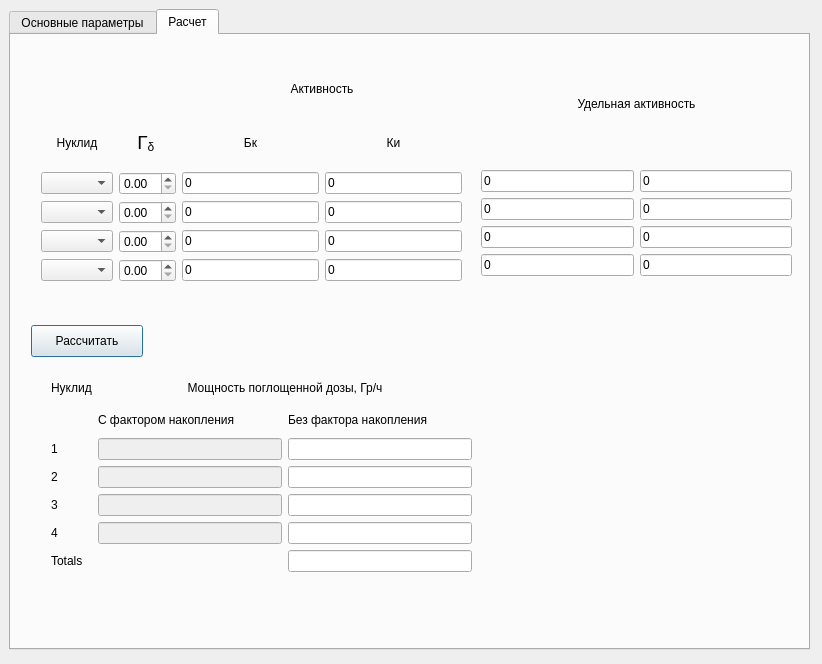
<?xml version="1.0" encoding="UTF-8"?>
<ui version="4.0">
 <class>Dialog</class>
 <widget class="QDialog" name="Dialog">
  <property name="geometry">
   <rect>
    <x>0</x>
    <y>0</y>
    <width>822</width>
    <height>664</height>
   </rect>
  </property>
  <property name="sizePolicy">
   <sizepolicy hsizetype="Preferred" vsizetype="Preferred">
    <horstretch>0</horstretch>
    <verstretch>0</verstretch>
   </sizepolicy>
  </property>
  <property name="windowTitle">
   <string>Dialog</string>
  </property>
  <widget class="QWidget" name="verticalLayoutWidget">
   <property name="geometry">
    <rect>
     <x>9</x>
     <y>9</y>
     <width>801</width>
     <height>641</height>
    </rect>
   </property>
   <layout class="QVBoxLayout" name="verticalLayout">
    <item>
     <widget class="QTabWidget" name="tabWidget">
      <property name="currentIndex">
       <number>1</number>
      </property>
      <widget class="QWidget" name="tab">
       <attribute name="title">
        <string>Основные параметры</string>
       </attribute>
       <widget class="QGroupBox" name="groupBox_geometry">
        <property name="geometry">
         <rect>
          <x>19</x>
          <y>9</y>
          <width>241</width>
          <height>171</height>
         </rect>
        </property>
        <property name="title">
         <string>Геометрия</string>
        </property>
        <widget class="QWidget" name="verticalLayoutWidget_2">
         <property name="geometry">
          <rect>
           <x>9</x>
           <y>19</y>
           <width>231</width>
           <height>151</height>
          </rect>
         </property>
         <layout class="QVBoxLayout" name="verticalLayout_2">
          <item>
           <widget class="QRadioButton" name="rbt_point">
            <property name="text">
             <string>Точечный</string>
            </property>
           </widget>
          </item>
          <item>
           <widget class="QRadioButton" name="rbt_line">
            <property name="text">
             <string>Линейный</string>
            </property>
           </widget>
          </item>
          <item>
           <widget class="QRadioButton" name="rbt_disc">
            <property name="text">
             <string>Диск</string>
            </property>
           </widget>
          </item>
          <item>
           <widget class="QRadioButton" name="rbt_cylinder">
            <property name="text">
             <string>Цилиндр</string>
            </property>
           </widget>
          </item>
         </layout>
        </widget>
       </widget>
       <widget class="QGroupBox" name="groupBox_source_param">
        <property name="geometry">
         <rect>
          <x>20</x>
          <y>200</y>
          <width>241</width>
          <height>211</height>
         </rect>
        </property>
        <property name="title">
         <string>Параметры источника</string>
        </property>
        <widget class="QLabel" name="lbl_length">
         <property name="geometry">
          <rect>
           <x>20</x>
           <y>30</y>
           <width>58</width>
           <height>16</height>
          </rect>
         </property>
         <property name="text">
          <string>Длина</string>
         </property>
        </widget>
        <widget class="QLabel" name="lbl_radius">
         <property name="geometry">
          <rect>
           <x>20</x>
           <y>60</y>
           <width>58</width>
           <height>16</height>
          </rect>
         </property>
         <property name="text">
          <string>Радиус</string>
         </property>
        </widget>
        <widget class="QLabel" name="lbl_hight">
         <property name="geometry">
          <rect>
           <x>20</x>
           <y>90</y>
           <width>58</width>
           <height>16</height>
          </rect>
         </property>
         <property name="text">
          <string>Высота</string>
         </property>
        </widget>
        <widget class="QLabel" name="lbl_source_material">
         <property name="geometry">
          <rect>
           <x>20</x>
           <y>140</y>
           <width>71</width>
           <height>16</height>
          </rect>
         </property>
         <property name="text">
          <string>Материал</string>
         </property>
        </widget>
        <widget class="QLabel" name="lbl_source_density">
         <property name="geometry">
          <rect>
           <x>20</x>
           <y>170</y>
           <width>81</width>
           <height>16</height>
          </rect>
         </property>
         <property name="text">
          <string>Плотность</string>
         </property>
        </widget>
        <widget class="QComboBox" name="cmb_source_material">
         <property name="geometry">
          <rect>
           <x>90</x>
           <y>130</y>
           <width>121</width>
           <height>32</height>
          </rect>
         </property>
         <item>
          <property name="text">
           <string>воздух</string>
          </property>
         </item>
         <item>
          <property name="text">
           <string>железо</string>
          </property>
         </item>
        </widget>
        <widget class="QDoubleSpinBox" name="spinbox_length">
         <property name="enabled">
          <bool>false</bool>
         </property>
         <property name="geometry">
          <rect>
           <x>91</x>
           <y>30</y>
           <width>101</width>
           <height>22</height>
          </rect>
         </property>
         <property name="decimals">
          <number>3</number>
         </property>
         <property name="maximum">
          <double>1000.990000000000009</double>
         </property>
        </widget>
        <widget class="QDoubleSpinBox" name="spinbox_radius">
         <property name="enabled">
          <bool>false</bool>
         </property>
         <property name="geometry">
          <rect>
           <x>90</x>
           <y>60</y>
           <width>101</width>
           <height>22</height>
          </rect>
         </property>
         <property name="decimals">
          <number>3</number>
         </property>
         <property name="maximum">
          <double>1000.990000000000009</double>
         </property>
        </widget>
        <widget class="QDoubleSpinBox" name="spinbox_height">
         <property name="enabled">
          <bool>false</bool>
         </property>
         <property name="geometry">
          <rect>
           <x>90</x>
           <y>90</y>
           <width>101</width>
           <height>22</height>
          </rect>
         </property>
         <property name="decimals">
          <number>3</number>
         </property>
         <property name="maximum">
          <double>1000.990000000000009</double>
         </property>
        </widget>
        <widget class="QDoubleSpinBox" name="doubleSpinBox_18">
         <property name="enabled">
          <bool>false</bool>
         </property>
         <property name="geometry">
          <rect>
           <x>100</x>
           <y>170</y>
           <width>61</width>
           <height>22</height>
          </rect>
         </property>
         <property name="readOnly">
          <bool>false</bool>
         </property>
        </widget>
        <widget class="QLabel" name="label_11">
         <property name="geometry">
          <rect>
           <x>170</x>
           <y>170</y>
           <width>41</width>
           <height>16</height>
          </rect>
         </property>
         <property name="text">
          <string>&lt;html&gt;&lt;head/&gt;&lt;body&gt;&lt;p&gt;г/см&lt;span style=&quot; vertical-align:super;&quot;&gt;3&lt;/span&gt;&lt;/p&gt;&lt;/body&gt;&lt;/html&gt;</string>
         </property>
        </widget>
        <widget class="QLabel" name="label_13">
         <property name="geometry">
          <rect>
           <x>200</x>
           <y>30</y>
           <width>31</width>
           <height>16</height>
          </rect>
         </property>
         <property name="text">
          <string>см</string>
         </property>
        </widget>
        <widget class="QLabel" name="label_14">
         <property name="geometry">
          <rect>
           <x>200</x>
           <y>60</y>
           <width>31</width>
           <height>16</height>
          </rect>
         </property>
         <property name="text">
          <string>см</string>
         </property>
        </widget>
        <widget class="QLabel" name="label_15">
         <property name="geometry">
          <rect>
           <x>200</x>
           <y>90</y>
           <width>31</width>
           <height>16</height>
          </rect>
         </property>
         <property name="text">
          <string>см</string>
         </property>
        </widget>
       </widget>
       <widget class="QGroupBox" name="groupBox_detector_param">
        <property name="geometry">
         <rect>
          <x>20</x>
          <y>450</y>
          <width>241</width>
          <height>141</height>
         </rect>
        </property>
        <property name="title">
         <string>Детектор</string>
        </property>
        <widget class="QWidget" name="gridLayoutWidget">
         <property name="geometry">
          <rect>
           <x>19</x>
           <y>19</y>
           <width>201</width>
           <height>121</height>
          </rect>
         </property>
         <layout class="QGridLayout" name="gridLayout">
          <item row="0" column="0">
           <widget class="QLabel" name="lbl_x">
            <property name="text">
             <string>X</string>
            </property>
            <property name="alignment">
             <set>Qt::AlignCenter</set>
            </property>
           </widget>
          </item>
          <item row="2" column="0">
           <widget class="QLabel" name="lbl_y">
            <property name="text">
             <string>Y</string>
            </property>
            <property name="alignment">
             <set>Qt::AlignCenter</set>
            </property>
           </widget>
          </item>
          <item row="3" column="0">
           <widget class="QLabel" name="lbl_z">
            <property name="text">
             <string>Z</string>
            </property>
            <property name="alignment">
             <set>Qt::AlignCenter</set>
            </property>
           </widget>
          </item>
          <item row="0" column="2">
           <widget class="QLabel" name="lbl_x_cm">
            <property name="text">
             <string>см</string>
            </property>
            <property name="alignment">
             <set>Qt::AlignCenter</set>
            </property>
           </widget>
          </item>
          <item row="2" column="2">
           <widget class="QLabel" name="lbl_y_cm">
            <property name="text">
             <string>см</string>
            </property>
            <property name="alignment">
             <set>Qt::AlignCenter</set>
            </property>
           </widget>
          </item>
          <item row="3" column="2">
           <widget class="QLabel" name="label_z_cm">
            <property name="text">
             <string>см</string>
            </property>
            <property name="alignment">
             <set>Qt::AlignCenter</set>
            </property>
           </widget>
          </item>
          <item row="0" column="1">
           <widget class="QDoubleSpinBox" name="spinbox_x">
            <property name="decimals">
             <number>2</number>
            </property>
            <property name="minimum">
             <double>-1999.000000000000000</double>
            </property>
            <property name="maximum">
             <double>1999.990000000000009</double>
            </property>
           </widget>
          </item>
          <item row="2" column="1">
           <widget class="QDoubleSpinBox" name="spinbox_y">
            <property name="decimals">
             <number>2</number>
            </property>
            <property name="minimum">
             <double>-1999.000000000000000</double>
            </property>
            <property name="maximum">
             <double>1999.990000000000009</double>
            </property>
           </widget>
          </item>
          <item row="3" column="1">
           <widget class="QDoubleSpinBox" name="spinbox_z">
            <property name="decimals">
             <number>2</number>
            </property>
            <property name="minimum">
             <double>-1999.000000000000000</double>
            </property>
            <property name="maximum">
             <double>1999.990000000000009</double>
            </property>
           </widget>
          </item>
         </layout>
        </widget>
       </widget>
       <widget class="QGroupBox" name="groupBox_shield_param">
        <property name="geometry">
         <rect>
          <x>290</x>
          <y>10</y>
          <width>481</width>
          <height>181</height>
         </rect>
        </property>
        <property name="title">
         <string>Защитные экраны</string>
        </property>
        <property name="checkable">
         <bool>false</bool>
        </property>
        <widget class="QWidget" name="gridLayoutWidget_2">
         <property name="geometry">
          <rect>
           <x>9</x>
           <y>19</y>
           <width>461</width>
           <height>157</height>
          </rect>
         </property>
         <layout class="QGridLayout" name="gridLayout_2">
          <item row="1" column="2">
           <widget class="QComboBox" name="cmb_shield_material_1">
            <property name="currentText">
             <string/>
            </property>
           </widget>
          </item>
          <item row="0" column="3">
           <widget class="QLabel" name="label_3">
            <property name="text">
             <string>&lt;html&gt;&lt;head/&gt;&lt;body&gt;&lt;p&gt;Плотность,&lt;/p&gt;&lt;p&gt;г/см&lt;span style=&quot; vertical-align:super;&quot;&gt;3&lt;/span&gt;&lt;/p&gt;&lt;/body&gt;&lt;/html&gt;</string>
            </property>
            <property name="alignment">
             <set>Qt::AlignCenter</set>
            </property>
           </widget>
          </item>
          <item row="0" column="5">
           <widget class="QLabel" name="label_5">
            <property name="text">
             <string>&lt;html&gt;&lt;head/&gt;&lt;body&gt;&lt;p&gt;Зазор,&lt;/p&gt;&lt;p&gt;см&lt;/p&gt;&lt;/body&gt;&lt;/html&gt;</string>
            </property>
            <property name="alignment">
             <set>Qt::AlignCenter</set>
            </property>
           </widget>
          </item>
          <item row="0" column="4">
           <widget class="QLabel" name="label_4">
            <property name="text">
             <string>&lt;html&gt;&lt;head/&gt;&lt;body&gt;&lt;p&gt;Толщина,&lt;/p&gt;&lt;p&gt;см&lt;/p&gt;&lt;/body&gt;&lt;/html&gt;</string>
            </property>
            <property name="alignment">
             <set>Qt::AlignCenter</set>
            </property>
           </widget>
          </item>
          <item row="0" column="1">
           <widget class="QLabel" name="label">
            <property name="text">
             <string>Геометрия</string>
            </property>
            <property name="alignment">
             <set>Qt::AlignCenter</set>
            </property>
           </widget>
          </item>
          <item row="2" column="2">
           <widget class="QComboBox" name="cmb_shield_material_2">
            <property name="enabled">
             <bool>true</bool>
            </property>
           </widget>
          </item>
          <item row="0" column="2">
           <widget class="QLabel" name="label_2">
            <property name="text">
             <string>Материал</string>
            </property>
           </widget>
          </item>
          <item row="1" column="1">
           <widget class="QComboBox" name="cmb_shield_geometry_1">
            <item>
             <property name="text">
              <string>Плоскость</string>
             </property>
            </item>
           </widget>
          </item>
          <item row="2" column="1">
           <widget class="QComboBox" name="cmb_shield_geometry_2">
            <property name="enabled">
             <bool>true</bool>
            </property>
            <item>
             <property name="text">
              <string>Плоскость</string>
             </property>
            </item>
           </widget>
          </item>
          <item row="1" column="0">
           <widget class="QLabel" name="label_6">
            <property name="text">
             <string>1</string>
            </property>
            <property name="alignment">
             <set>Qt::AlignCenter</set>
            </property>
           </widget>
          </item>
          <item row="3" column="1">
           <widget class="QComboBox" name="cmb_shield_geometry_3">
            <property name="enabled">
             <bool>true</bool>
            </property>
            <item>
             <property name="text">
              <string>Плоскость</string>
             </property>
            </item>
           </widget>
          </item>
          <item row="3" column="2">
           <widget class="QComboBox" name="cmb_shield_material_3">
            <property name="enabled">
             <bool>true</bool>
            </property>
           </widget>
          </item>
          <item row="2" column="0">
           <widget class="QLabel" name="label_7">
            <property name="text">
             <string>2</string>
            </property>
            <property name="alignment">
             <set>Qt::AlignCenter</set>
            </property>
           </widget>
          </item>
          <item row="3" column="0">
           <widget class="QLabel" name="label_8">
            <property name="text">
             <string>3</string>
            </property>
            <property name="alignment">
             <set>Qt::AlignCenter</set>
            </property>
           </widget>
          </item>
          <item row="1" column="3">
           <widget class="QDoubleSpinBox" name="spb_dens_shield_1"/>
          </item>
          <item row="1" column="4">
           <widget class="QDoubleSpinBox" name="spb_thick_1">
            <property name="maximum">
             <double>1999.990000000000009</double>
            </property>
           </widget>
          </item>
          <item row="1" column="5">
           <widget class="QDoubleSpinBox" name="doubleSpinBox_3"/>
          </item>
          <item row="2" column="3">
           <widget class="QDoubleSpinBox" name="spb_dens_shield_2"/>
          </item>
          <item row="2" column="4">
           <widget class="QDoubleSpinBox" name="spb_thick_2">
            <property name="maximum">
             <double>1999.990000000000009</double>
            </property>
           </widget>
          </item>
          <item row="2" column="5">
           <widget class="QDoubleSpinBox" name="doubleSpinBox_6"/>
          </item>
          <item row="3" column="3">
           <widget class="QDoubleSpinBox" name="spb_dens_shield_3"/>
          </item>
          <item row="3" column="4">
           <widget class="QDoubleSpinBox" name="spb_thick_3">
            <property name="maximum">
             <double>1999.990000000000009</double>
            </property>
           </widget>
          </item>
          <item row="3" column="5">
           <widget class="QDoubleSpinBox" name="doubleSpinBox_9"/>
          </item>
         </layout>
        </widget>
       </widget>
      </widget>
      <widget class="QWidget" name="tab_2">
       <attribute name="title">
        <string>Расчет</string>
       </attribute>
       <widget class="QWidget" name="gridLayoutWidget_3">
        <property name="geometry">
         <rect>
          <x>30</x>
          <y>30</y>
          <width>421</width>
          <height>217</height>
         </rect>
        </property>
        <layout class="QGridLayout" name="gridLayout_3">
         <item row="6" column="3">
          <widget class="QDoubleSpinBox" name="spb_gamma_4"/>
         </item>
         <item row="0" column="4" colspan="2">
          <widget class="QLabel" name="label_10">
           <property name="text">
            <string>Активность</string>
           </property>
           <property name="alignment">
            <set>Qt::AlignCenter</set>
           </property>
          </widget>
         </item>
         <item row="2" column="3">
          <widget class="QDoubleSpinBox" name="spb_gamma_1"/>
         </item>
         <item row="1" column="5">
          <widget class="QLabel" name="lbl_Ku">
           <property name="text">
            <string>Ки</string>
           </property>
           <property name="alignment">
            <set>Qt::AlignCenter</set>
           </property>
          </widget>
         </item>
         <item row="6" column="4">
          <widget class="QLineEdit" name="lineEdit_nuc_4_Bc">
           <property name="text">
            <string>0</string>
           </property>
          </widget>
         </item>
         <item row="4" column="5">
          <widget class="QLineEdit" name="lineEdit_nuc_2_Ku">
           <property name="text">
            <string>0</string>
           </property>
          </widget>
         </item>
         <item row="2" column="2">
          <widget class="QComboBox" name="cmb_nuc_1">
           <property name="editable">
            <bool>false</bool>
           </property>
           <property name="currentIndex">
            <number>-1</number>
           </property>
          </widget>
         </item>
         <item row="4" column="4">
          <widget class="QLineEdit" name="lineEdit_nuc_2_Bc">
           <property name="text">
            <string>0</string>
           </property>
          </widget>
         </item>
         <item row="4" column="2">
          <widget class="QComboBox" name="cmb_nuc_2">
           <property name="currentIndex">
            <number>-1</number>
           </property>
          </widget>
         </item>
         <item row="6" column="5">
          <widget class="QLineEdit" name="lineEdit_nuc_4_Ku">
           <property name="text">
            <string>0</string>
           </property>
          </widget>
         </item>
         <item row="6" column="2">
          <widget class="QComboBox" name="cmb_nuc_4">
           <property name="currentIndex">
            <number>-1</number>
           </property>
          </widget>
         </item>
         <item row="5" column="3">
          <widget class="QDoubleSpinBox" name="spb_gamma_3"/>
         </item>
         <item row="1" column="4">
          <widget class="QLabel" name="lbl_Bc">
           <property name="text">
            <string>Бк</string>
           </property>
           <property name="alignment">
            <set>Qt::AlignCenter</set>
           </property>
          </widget>
         </item>
         <item row="5" column="2">
          <widget class="QComboBox" name="cmb_nuc_3">
           <property name="currentIndex">
            <number>-1</number>
           </property>
          </widget>
         </item>
         <item row="5" column="4">
          <widget class="QLineEdit" name="lineEdit_nuc_3_Bc">
           <property name="text">
            <string>0</string>
           </property>
          </widget>
         </item>
         <item row="4" column="3">
          <widget class="QDoubleSpinBox" name="spb_gamma_2"/>
         </item>
         <item row="5" column="5">
          <widget class="QLineEdit" name="lineEdit_nuc_3_Ku">
           <property name="text">
            <string>0</string>
           </property>
          </widget>
         </item>
         <item row="1" column="3">
          <widget class="QLabel" name="label_12">
           <property name="text">
            <string>&lt;html&gt;&lt;head/&gt;&lt;body&gt;&lt;p&gt;&lt;span style=&quot; font-size:14pt;&quot;&gt;Г&lt;/span&gt;&lt;span style=&quot; font-size:14pt; vertical-align:sub;&quot;&gt;δ &lt;/span&gt;&lt;/p&gt;&lt;/body&gt;&lt;/html&gt;</string>
           </property>
           <property name="alignment">
            <set>Qt::AlignCenter</set>
           </property>
          </widget>
         </item>
         <item row="1" column="2">
          <widget class="QLabel" name="label_9">
           <property name="text">
            <string>Нуклид</string>
           </property>
           <property name="alignment">
            <set>Qt::AlignCenter</set>
           </property>
          </widget>
         </item>
         <item row="2" column="4">
          <widget class="QLineEdit" name="lineEdit_nuc_1_Bc">
           <property name="text">
            <string>0</string>
           </property>
          </widget>
         </item>
         <item row="2" column="5">
          <widget class="QLineEdit" name="lineEdit_nuc_1_Ku">
           <property name="text">
            <string>0</string>
           </property>
          </widget>
         </item>
        </layout>
       </widget>
       <widget class="QWidget" name="gridLayoutWidget_4">
        <property name="geometry">
         <rect>
          <x>470</x>
          <y>50</y>
          <width>311</width>
          <height>191</height>
         </rect>
        </property>
        <layout class="QGridLayout" name="gridLayout_4">
         <item row="4" column="1">
          <widget class="QLineEdit" name="lineEd_spec_act_nuc_3_Ku">
           <property name="text">
            <string>0</string>
           </property>
           <property name="readOnly">
            <bool>true</bool>
           </property>
          </widget>
         </item>
         <item row="5" column="0">
          <widget class="QLineEdit" name="lineEd_spec_act_nuc_4_Bc">
           <property name="text">
            <string>0</string>
           </property>
           <property name="readOnly">
            <bool>true</bool>
           </property>
          </widget>
         </item>
         <item row="1" column="1">
          <widget class="QLabel" name="lbl_specific_activity_Ku">
           <property name="text">
            <string/>
           </property>
           <property name="alignment">
            <set>Qt::AlignCenter</set>
           </property>
          </widget>
         </item>
         <item row="3" column="0">
          <widget class="QLineEdit" name="lineEd_spec_act_nuc_2_Bc">
           <property name="enabled">
            <bool>true</bool>
           </property>
           <property name="text">
            <string>0</string>
           </property>
           <property name="readOnly">
            <bool>true</bool>
           </property>
          </widget>
         </item>
         <item row="3" column="1">
          <widget class="QLineEdit" name="lineEd_spec_act_nuc_2_Ku">
           <property name="text">
            <string>0</string>
           </property>
           <property name="readOnly">
            <bool>true</bool>
           </property>
          </widget>
         </item>
         <item row="0" column="0" colspan="2">
          <widget class="QLabel" name="lbl_specific_activ">
           <property name="text">
            <string>Удельная активность</string>
           </property>
           <property name="alignment">
            <set>Qt::AlignCenter</set>
           </property>
          </widget>
         </item>
         <item row="5" column="1">
          <widget class="QLineEdit" name="lineEd_spec_act_nuc_4_Ku">
           <property name="text">
            <string>0</string>
           </property>
           <property name="readOnly">
            <bool>true</bool>
           </property>
          </widget>
         </item>
         <item row="1" column="0">
          <widget class="QLabel" name="lbl_specific_activity_Bc">
           <property name="text">
            <string/>
           </property>
           <property name="alignment">
            <set>Qt::AlignCenter</set>
           </property>
          </widget>
         </item>
         <item row="2" column="1">
          <widget class="QLineEdit" name="lineEd_spec_act_nuc_1_Ku">
           <property name="text">
            <string>0</string>
           </property>
           <property name="readOnly">
            <bool>true</bool>
           </property>
          </widget>
         </item>
         <item row="2" column="0">
          <widget class="QLineEdit" name="lineEd_spec_act_nuc_1_Bc">
           <property name="enabled">
            <bool>true</bool>
           </property>
           <property name="text">
            <string>0</string>
           </property>
           <property name="readOnly">
            <bool>true</bool>
           </property>
          </widget>
         </item>
         <item row="4" column="0">
          <widget class="QLineEdit" name="lineEd_spec_act_nuc_3_Bc">
           <property name="text">
            <string>0</string>
           </property>
           <property name="readOnly">
            <bool>true</bool>
           </property>
          </widget>
         </item>
        </layout>
       </widget>
       <widget class="QPushButton" name="btn_result">
        <property name="geometry">
         <rect>
          <x>20</x>
          <y>290</y>
          <width>112</width>
          <height>32</height>
         </rect>
        </property>
        <property name="text">
         <string>Рассчитать</string>
        </property>
       </widget>
       <widget class="QWidget" name="gridLayoutWidget_5">
        <property name="geometry">
         <rect>
          <x>40</x>
          <y>340</y>
          <width>421</width>
          <height>197</height>
         </rect>
        </property>
        <layout class="QGridLayout" name="gridLayout_5">
         <item row="3" column="0">
          <widget class="QLabel" name="lbl_res_nuclide_2">
           <property name="text">
            <string>2</string>
           </property>
          </widget>
         </item>
         <item row="1" column="1">
          <widget class="QLabel" name="lbl_with_buildup">
           <property name="text">
            <string>С фактором накопления</string>
           </property>
          </widget>
         </item>
         <item row="0" column="1" colspan="2">
          <widget class="QLabel" name="label_25">
           <property name="text">
            <string>Мощность поглощенной дозы, Гр/ч</string>
           </property>
           <property name="alignment">
            <set>Qt::AlignCenter</set>
           </property>
          </widget>
         </item>
         <item row="2" column="1">
          <widget class="QLineEdit" name="res_nuc_1_with_buildup">
           <property name="enabled">
            <bool>false</bool>
           </property>
           <property name="readOnly">
            <bool>true</bool>
           </property>
          </widget>
         </item>
         <item row="3" column="1">
          <widget class="QLineEdit" name="res_nuc_2_with_buildup">
           <property name="enabled">
            <bool>false</bool>
           </property>
           <property name="readOnly">
            <bool>true</bool>
           </property>
          </widget>
         </item>
         <item row="1" column="2">
          <widget class="QLabel" name="lbl_without_buildup">
           <property name="text">
            <string>Без фактора накопления</string>
           </property>
          </widget>
         </item>
         <item row="0" column="0">
          <widget class="QLabel" name="label_22">
           <property name="text">
            <string>Нуклид</string>
           </property>
          </widget>
         </item>
         <item row="2" column="2">
          <widget class="QLineEdit" name="res_nuc_1_without_buildup">
           <property name="readOnly">
            <bool>false</bool>
           </property>
          </widget>
         </item>
         <item row="3" column="2">
          <widget class="QLineEdit" name="res_nuc_2_without_buildup">
           <property name="readOnly">
            <bool>false</bool>
           </property>
          </widget>
         </item>
         <item row="2" column="0">
          <widget class="QLabel" name="lbl_res_nuclide_1">
           <property name="text">
            <string>1</string>
           </property>
          </widget>
         </item>
         <item row="4" column="1">
          <widget class="QLineEdit" name="res_nuc_3_with_buildup">
           <property name="enabled">
            <bool>false</bool>
           </property>
           <property name="readOnly">
            <bool>true</bool>
           </property>
          </widget>
         </item>
         <item row="5" column="1">
          <widget class="QLineEdit" name="res_nuc_4_with_buildup">
           <property name="enabled">
            <bool>false</bool>
           </property>
           <property name="readOnly">
            <bool>true</bool>
           </property>
          </widget>
         </item>
         <item row="4" column="2">
          <widget class="QLineEdit" name="res_nuc_3_without_buildup">
           <property name="readOnly">
            <bool>false</bool>
           </property>
          </widget>
         </item>
         <item row="5" column="2">
          <widget class="QLineEdit" name="res_nuc_4_without_buildup">
           <property name="readOnly">
            <bool>false</bool>
           </property>
          </widget>
         </item>
         <item row="5" column="0">
          <widget class="QLabel" name="lbl_res_nuclide_4">
           <property name="text">
            <string>4</string>
           </property>
          </widget>
         </item>
         <item row="4" column="0">
          <widget class="QLabel" name="lbl_res_nuclide_3">
           <property name="text">
            <string>3</string>
           </property>
          </widget>
         </item>
         <item row="6" column="0">
          <widget class="QLabel" name="label_16">
           <property name="text">
            <string>Totals</string>
           </property>
          </widget>
         </item>
         <item row="6" column="2">
          <widget class="QLineEdit" name="totals"/>
         </item>
        </layout>
       </widget>
      </widget>
     </widget>
    </item>
   </layout>
  </widget>
 </widget>
 <resources/>
 <connections>
  <connection>
   <sender>cmb_nuc_1</sender>
   <signal>currentIndexChanged(QString)</signal>
   <receiver>lbl_res_nuclide_1</receiver>
   <slot>setText(QString)</slot>
   <hints>
    <hint type="sourcelabel">
     <x>98</x>
     <y>171</y>
    </hint>
    <hint type="destinationlabel">
     <x>82</x>
     <y>446</y>
    </hint>
   </hints>
  </connection>
  <connection>
   <sender>cmb_nuc_2</sender>
   <signal>currentIndexChanged(QString)</signal>
   <receiver>lbl_res_nuclide_2</receiver>
   <slot>setText(QString)</slot>
   <hints>
    <hint type="sourcelabel">
     <x>98</x>
     <y>207</y>
    </hint>
    <hint type="destinationlabel">
     <x>82</x>
     <y>477</y>
    </hint>
   </hints>
  </connection>
  <connection>
   <sender>cmb_nuc_3</sender>
   <signal>currentIndexChanged(QString)</signal>
   <receiver>lbl_res_nuclide_3</receiver>
   <slot>setText(QString)</slot>
   <hints>
    <hint type="sourcelabel">
     <x>98</x>
     <y>243</y>
    </hint>
    <hint type="destinationlabel">
     <x>82</x>
     <y>508</y>
    </hint>
   </hints>
  </connection>
  <connection>
   <sender>cmb_nuc_4</sender>
   <signal>currentIndexChanged(QString)</signal>
   <receiver>lbl_res_nuclide_4</receiver>
   <slot>setText(QString)</slot>
   <hints>
    <hint type="sourcelabel">
     <x>98</x>
     <y>279</y>
    </hint>
    <hint type="destinationlabel">
     <x>82</x>
     <y>539</y>
    </hint>
   </hints>
  </connection>
  <connection>
   <sender>rbt_line</sender>
   <signal>toggled(bool)</signal>
   <receiver>spinbox_length</receiver>
   <slot>setEnabled(bool)</slot>
   <hints>
    <hint type="sourcelabel">
     <x>118</x>
     <y>119</y>
    </hint>
    <hint type="destinationlabel">
     <x>137</x>
     <y>271</y>
    </hint>
   </hints>
  </connection>
  <connection>
   <sender>rbt_disc</sender>
   <signal>toggled(bool)</signal>
   <receiver>spinbox_radius</receiver>
   <slot>setEnabled(bool)</slot>
   <hints>
    <hint type="sourcelabel">
     <x>84</x>
     <y>150</y>
    </hint>
    <hint type="destinationlabel">
     <x>130</x>
     <y>306</y>
    </hint>
   </hints>
  </connection>
  <connection>
   <sender>rbt_cylinder</sender>
   <signal>toggled(bool)</signal>
   <receiver>spinbox_radius</receiver>
   <slot>setEnabled(bool)</slot>
   <hints>
    <hint type="sourcelabel">
     <x>63</x>
     <y>188</y>
    </hint>
    <hint type="destinationlabel">
     <x>138</x>
     <y>309</y>
    </hint>
   </hints>
  </connection>
  <connection>
   <sender>rbt_cylinder</sender>
   <signal>toggled(bool)</signal>
   <receiver>spinbox_height</receiver>
   <slot>setEnabled(bool)</slot>
   <hints>
    <hint type="sourcelabel">
     <x>52</x>
     <y>187</y>
    </hint>
    <hint type="destinationlabel">
     <x>132</x>
     <y>341</y>
    </hint>
   </hints>
  </connection>
 </connections>
</ui>
